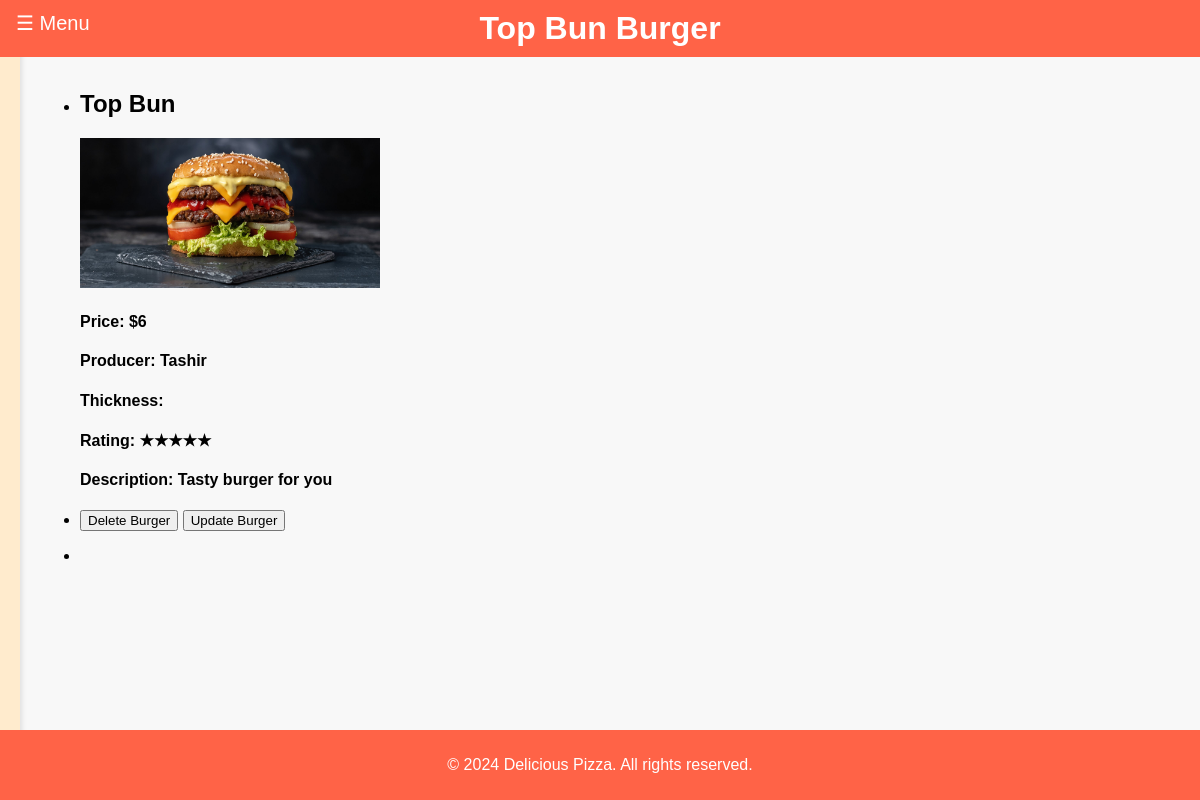
Page /burger-info/1/ on the earlier database version.
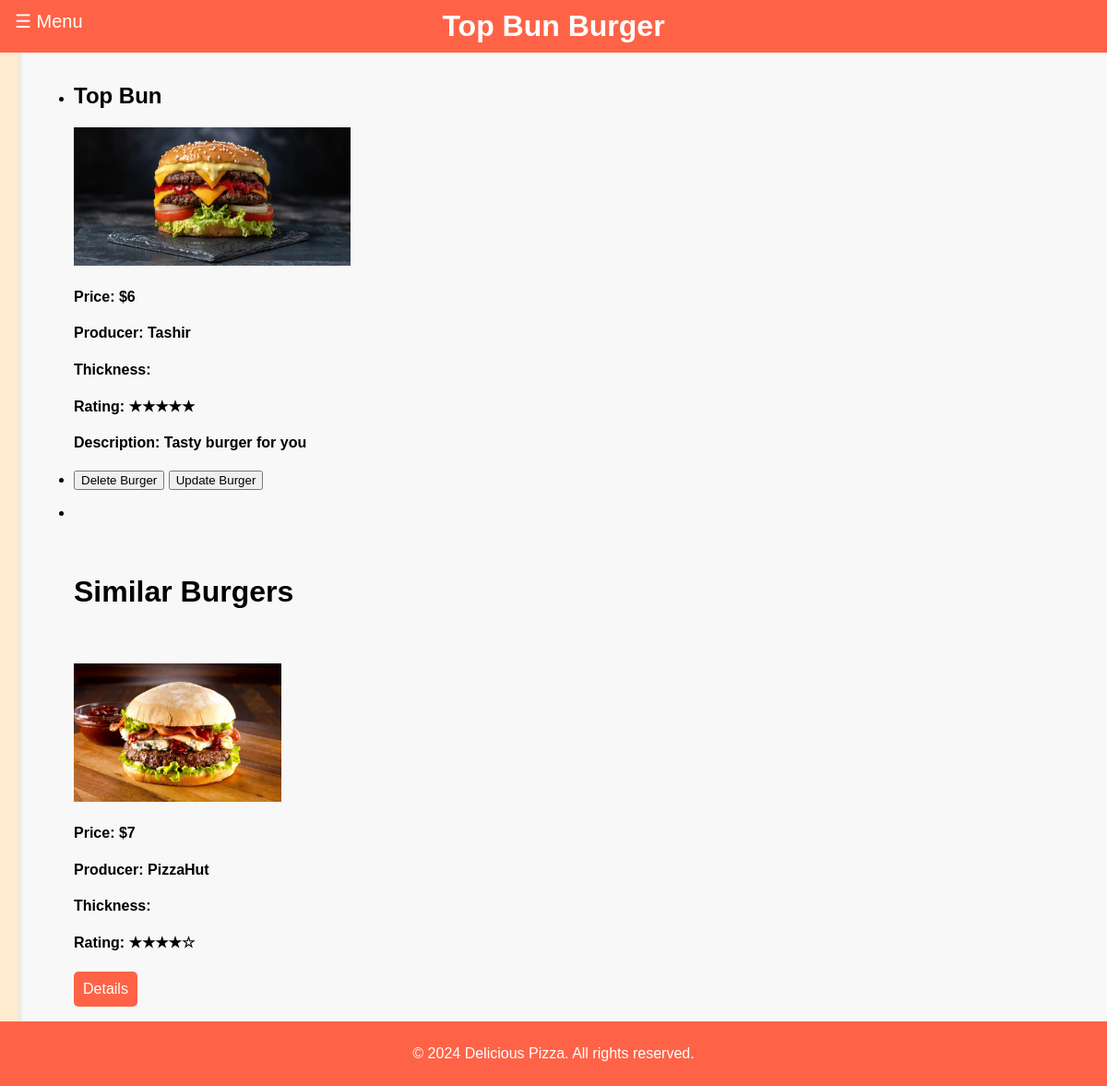
Same page on the later database version.
### burger/models.py (models this page shows, shortened)
class Burger(models.Model):
    title = models.CharField(max_length=50)
    producer = models.ForeignKey(Producers, on_delete=models.CASCADE, null=True, blank=True, related_name="burger")
    price = models.PositiveIntegerField(validators=[valid_price])
    description = models.TextField()
    rate = models.CharField(max_length=155, choices=RateChoice.choices, default="6.0")
    image = models.ImageField(upload_to=upload_burger_image, null=True, blank=True)

### main_page/models.py (models this page shows, shortened)
class Producers(models.Model):
    producer_name = models.CharField(max_length=155)
    description = models.TextField()
    rate = models.CharField(max_length=155, choices=RateChoice.choices)
    logo = models.ImageField(upload_to=upload_producer_logo_image, null=True, blank=True)
    def __str__(self):
        return self.producer_name
    class Meta:
        verbose_name = "Producer"
        verbose_name_plural = "Producers"

### burger/views.py (the view)
# urls.py: path("burger-info/<int:pk>/", views.burger_detail, name="burger_detail"),
def burger_detail(request, pk):
    burger = get_object_or_404(Burger, pk=pk)
    similar_burgers = Burger.objects.filter(
        (
                Q(price__gte=burger.price - 5) & Q(price__lte=burger.price + 5)
        )
    ).exclude(id=burger.id)
    ctx = {"burger": burger, "similar": similar_burgers}
    return render(request, "burger/burger_detail.html", ctx)

### templates/burger/burger_detail.html (shortened to what this page needs)
{% extends 'base.html' %}
{% block title %}{{ burger.title }} Burger{% endblock %}
{% block body %}
    <ul>
        <li>
            <h2>{{ burger.title }}</h2>
            <img src="{{ burger.image.url }}" alt="{{ burger.title }}" height="150">
            <h4>Price: ${{ burger.price }}</h4>
            <h4>Producer: {{ burger.producer }}</h4>
            <h4>Thickness: {{ burger.thick_type }}</h4>
            <h4>Rating: {{ burger.rate }}</h4>
            <h4>Description: {{ burger.description }}</h4>
        </li>
        <li>
            <a href="{% url 'burger:delete_burger' burger.pk  %}"><button class="btn btn-success">Delete Burger</button></a>
            <a href="{% url 'burger:update_burger' burger.pk  %}"><button class="btn btn-success">Update Burger</button></a>
        </li>
    </ul>
    <ul>
        <li>
            <br>
            <br>
            <br>
            {% if similar %}
                <h1>Similar Burgers</h1>
                <br>
                {% for similar_burger in similar %}
                    <img src="{{ similar_burger.image.url }}" alt="{{ similar_burger.title }}" height="150">
                    <h4>Price: ${{ similar_burger.price }}</h4>
                    <h4>Producer: {{ similar_burger.producer }}</h4>
                    <h4>Thickness: {{ similar_burger.thick_type }}</h4>
                    <h4>Rating: {{ similar_burger.rate }}</h4>
                    <a href="{% url 'burger:burger_detail' similar_burger.pk %}"><button class="details-btn">Details</button></a>
                {% endfor %}
            {% endif %}
        </li>
    </ul>
{% endblock %}

Differences in the rows shown:
added Burger: image (picture), price "7", producer "PizzaHut", rate "★★★★☆"
Other differences:
text now shown: "Similar Burgers"
